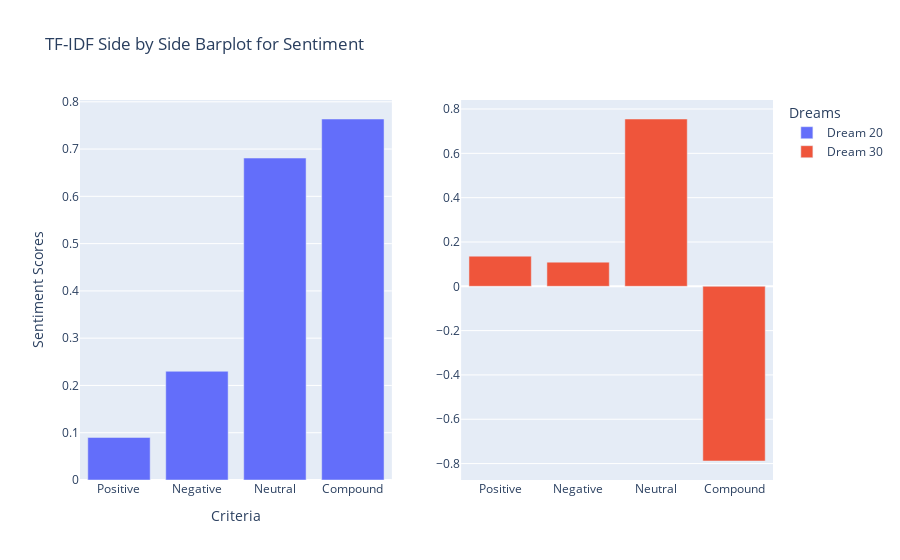

Notebook code for this chart:
### Markdown cell above
comparative sentiment

### Code cell
fig = make_subplots(rows=1, cols=2)

fig.add_trace(go.Bar(x = ['Positive', "Negative", "Neutral", "Compound"],
                    y = final.iloc[ind,:].tolist(),
                    name = f"Dream {ind}"),
                    row = 1, col = 1)

fig.add_trace(go.Bar(x = ['Positive', "Negative", "Neutral", "Compound"],
                    y = final.iloc[ind2,:].tolist(),
                    name = f"Dream {ind2}"),
                    row = 1, col = 2)     

fig.update_layout(
                    title="TF-IDF Side by Side Barplot for Sentiment",
                    xaxis_title="Criteria",
                    yaxis_title="Sentiment Scores",
                    legend_title="Dreams"
                    # font=dict(
                    #     family="Courier New, monospace",
                    #     size=18,
                    #     color="RebeccaPurple"
                    # )
                )

### Figure 1 — Plotly figure (JSON) as saved in the notebook; plotly's stock layout.template omitted (floating-point values rounded to 4 significant figures)
{"data": [{"name": "Dream 20", "type": "bar", "x": ["Positive", "Negative", "Neutral", "Compound"], "xaxis": "x", "y": [0.09, 0.23, 0.681, 0.7636], "yaxis": "y"}, {"name": "Dream 30", "type": "bar", "x": ["Positive", "Negative", "Neutral", "Compound"], "xaxis": "x2", "y": [0.136, 0.109, 0.755, -0.7884], "yaxis": "y2"}], "layout": {"legend": {"title": {"text": "Dreams"}}, "title": {"text": "TF-IDF Side by Side Barplot for Sentiment"}, "xaxis": {"anchor": "y", "domain": [0, 0.45], "title": {"text": "Criteria"}}, "xaxis2": {"anchor": "y2", "domain": [0.55, 1]}, "yaxis": {"anchor": "x", "domain": [0, 1], "title": {"text": "Sentiment Scores"}}, "yaxis2": {"anchor": "x2", "domain": [0, 1]}}}
